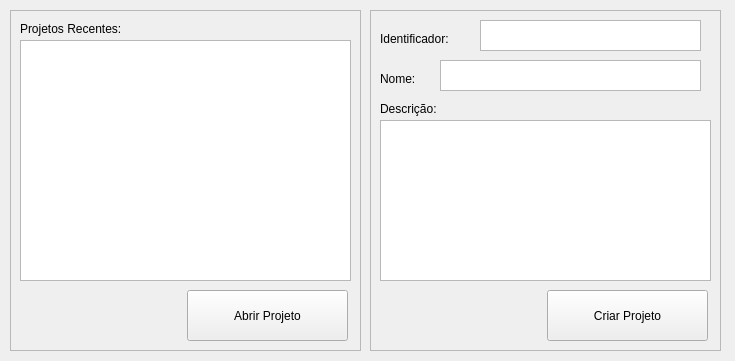
<?xml version="1.0" encoding="UTF-8"?>
<ui version="4.0">
 <class>ProjectChooseWidget</class>
 <widget class="QWidget" name="ProjectChooseWidget">
  <property name="geometry">
   <rect>
    <x>0</x>
    <y>0</y>
    <width>735</width>
    <height>361</height>
   </rect>
  </property>
  <property name="windowTitle">
   <string>Selecionado Projeto</string>
  </property>
  <widget class="QFrame" name="frame">
   <property name="geometry">
    <rect>
     <x>10</x>
     <y>10</y>
     <width>351</width>
     <height>341</height>
    </rect>
   </property>
   <property name="frameShape">
    <enum>QFrame::StyledPanel</enum>
   </property>
   <property name="frameShadow">
    <enum>QFrame::Raised</enum>
   </property>
   <widget class="QLabel" name="label">
    <property name="geometry">
     <rect>
      <x>10</x>
      <y>10</y>
      <width>141</width>
      <height>17</height>
     </rect>
    </property>
    <property name="text">
     <string>Projetos Recentes:</string>
    </property>
   </widget>
   <widget class="QListWidget" name="lst_projects">
    <property name="geometry">
     <rect>
      <x>10</x>
      <y>30</y>
      <width>331</width>
      <height>241</height>
     </rect>
    </property>
   </widget>
   <widget class="QPushButton" name="btn_open_project">
    <property name="geometry">
     <rect>
      <x>177</x>
      <y>280</y>
      <width>161</width>
      <height>51</height>
     </rect>
    </property>
    <property name="text">
     <string>Abrir Projeto</string>
    </property>
    <property name="icon">
     <iconset resource="icons.qrc">
      <normaloff>:/i/folder_open.png</normaloff>:/i/folder_open.png</iconset>
    </property>
    <property name="iconSize">
     <size>
      <width>40</width>
      <height>40</height>
     </size>
    </property>
   </widget>
  </widget>
  <widget class="QFrame" name="frame_2">
   <property name="geometry">
    <rect>
     <x>370</x>
     <y>10</y>
     <width>351</width>
     <height>341</height>
    </rect>
   </property>
   <property name="frameShape">
    <enum>QFrame::StyledPanel</enum>
   </property>
   <property name="frameShadow">
    <enum>QFrame::Raised</enum>
   </property>
   <widget class="QLabel" name="label_2">
    <property name="geometry">
     <rect>
      <x>10</x>
      <y>20</y>
      <width>101</width>
      <height>17</height>
     </rect>
    </property>
    <property name="text">
     <string>Identificador:</string>
    </property>
   </widget>
   <widget class="QLabel" name="label_3">
    <property name="geometry">
     <rect>
      <x>10</x>
      <y>60</y>
      <width>66</width>
      <height>17</height>
     </rect>
    </property>
    <property name="text">
     <string>Nome:</string>
    </property>
   </widget>
   <widget class="QPlainTextEdit" name="txt_project_id">
    <property name="geometry">
     <rect>
      <x>110</x>
      <y>10</y>
      <width>221</width>
      <height>31</height>
     </rect>
    </property>
   </widget>
   <widget class="QPlainTextEdit" name="txt_project_name">
    <property name="geometry">
     <rect>
      <x>70</x>
      <y>50</y>
      <width>261</width>
      <height>31</height>
     </rect>
    </property>
   </widget>
   <widget class="QPlainTextEdit" name="txt_description_2">
    <property name="geometry">
     <rect>
      <x>10</x>
      <y>110</y>
      <width>331</width>
      <height>161</height>
     </rect>
    </property>
   </widget>
   <widget class="QPushButton" name="btn_create_project">
    <property name="geometry">
     <rect>
      <x>177</x>
      <y>280</y>
      <width>161</width>
      <height>51</height>
     </rect>
    </property>
    <property name="text">
     <string>Criar Projeto</string>
    </property>
    <property name="icon">
     <iconset>
      <normaloff>../../../Downloads/file_upload.png</normaloff>../../../Downloads/file_upload.png</iconset>
    </property>
    <property name="iconSize">
     <size>
      <width>40</width>
      <height>40</height>
     </size>
    </property>
   </widget>
   <widget class="QLabel" name="label_4">
    <property name="geometry">
     <rect>
      <x>10</x>
      <y>90</y>
      <width>91</width>
      <height>17</height>
     </rect>
    </property>
    <property name="text">
     <string>Descrição:</string>
    </property>
   </widget>
  </widget>
 </widget>
 <resources>
  <include location="icons.qrc"/>
 </resources>
 <connections/>
</ui>
